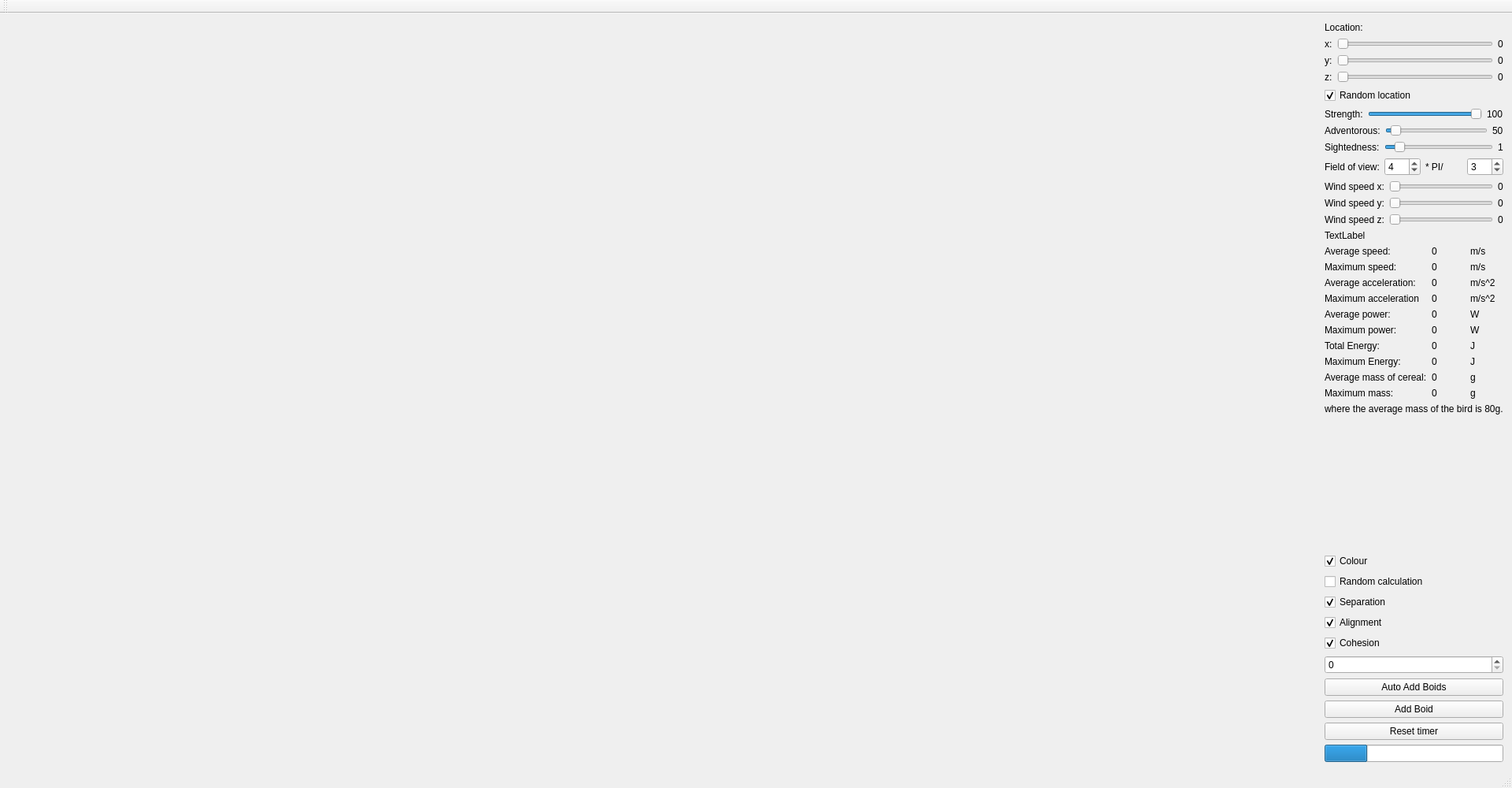
<?xml version="1.0" encoding="UTF-8"?>
<ui version="4.0">
 <class>MainWindow</class>
 <widget class="QMainWindow" name="MainWindow">
  <property name="geometry">
   <rect>
    <x>0</x>
    <y>0</y>
    <width>1920</width>
    <height>1000</height>
   </rect>
  </property>
  <property name="windowTitle">
   <string>MainWindow</string>
  </property>
  <widget class="QWidget" name="centralWidget">
   <layout class="QHBoxLayout" name="horizontalLayout_8">
    <item>
     <widget class="Flock" name="glwidget" native="true">
      <property name="sizePolicy">
       <sizepolicy hsizetype="Expanding" vsizetype="Preferred">
        <horstretch>2</horstretch>
        <verstretch>0</verstretch>
       </sizepolicy>
      </property>
     </widget>
    </item>
    <item>
     <layout class="QVBoxLayout" name="verticalLayout_2">
      <item>
       <layout class="QVBoxLayout" name="verticalLayout">
        <item>
         <widget class="QLabel" name="Location">
          <property name="text">
           <string>Location:</string>
          </property>
         </widget>
        </item>
        <item>
         <layout class="QHBoxLayout" name="horizontalLayout">
          <item>
           <widget class="QLabel" name="x">
            <property name="text">
             <string>x:</string>
            </property>
           </widget>
          </item>
          <item>
           <widget class="QSlider" name="xloc">
            <property name="orientation">
             <enum>Qt::Horizontal</enum>
            </property>
           </widget>
          </item>
          <item>
           <widget class="QLabel" name="xlabel">
            <property name="text">
             <string>0</string>
            </property>
           </widget>
          </item>
         </layout>
        </item>
        <item>
         <layout class="QHBoxLayout" name="horizontalLayout_2">
          <item>
           <widget class="QLabel" name="y">
            <property name="text">
             <string>y:</string>
            </property>
           </widget>
          </item>
          <item>
           <widget class="QSlider" name="yloc">
            <property name="orientation">
             <enum>Qt::Horizontal</enum>
            </property>
           </widget>
          </item>
          <item>
           <widget class="QLabel" name="ylabel">
            <property name="text">
             <string>0</string>
            </property>
           </widget>
          </item>
         </layout>
        </item>
        <item>
         <layout class="QHBoxLayout" name="horizontalLayout_3">
          <item>
           <widget class="QLabel" name="z">
            <property name="text">
             <string>z:</string>
            </property>
           </widget>
          </item>
          <item>
           <widget class="QSlider" name="zloc">
            <property name="orientation">
             <enum>Qt::Horizontal</enum>
            </property>
           </widget>
          </item>
          <item>
           <widget class="QLabel" name="zlabel">
            <property name="text">
             <string>0</string>
            </property>
           </widget>
          </item>
         </layout>
        </item>
        <item>
         <widget class="QCheckBox" name="checkBox_3">
          <property name="text">
           <string>Random location</string>
          </property>
          <property name="checked">
           <bool>true</bool>
          </property>
         </widget>
        </item>
        <item>
         <layout class="QHBoxLayout" name="horizontalLayout_4">
          <item>
           <widget class="QLabel" name="Strength">
            <property name="text">
             <string>Strength:</string>
            </property>
           </widget>
          </item>
          <item>
           <widget class="QSlider" name="strength">
            <property name="maximum">
             <number>100</number>
            </property>
            <property name="value">
             <number>100</number>
            </property>
            <property name="orientation">
             <enum>Qt::Horizontal</enum>
            </property>
           </widget>
          </item>
          <item>
           <widget class="QLabel" name="strengthlabel">
            <property name="text">
             <string>100</string>
            </property>
           </widget>
          </item>
         </layout>
        </item>
        <item>
         <layout class="QHBoxLayout" name="horizontalLayout_5">
          <item>
           <widget class="QLabel" name="Adventorous">
            <property name="text">
             <string>Adventorous:</string>
            </property>
           </widget>
          </item>
          <item>
           <widget class="QSlider" name="adventorous">
            <property name="maximum">
             <number>1000</number>
            </property>
            <property name="value">
             <number>50</number>
            </property>
            <property name="orientation">
             <enum>Qt::Horizontal</enum>
            </property>
           </widget>
          </item>
          <item>
           <widget class="QLabel" name="advlabel">
            <property name="text">
             <string>50</string>
            </property>
           </widget>
          </item>
         </layout>
        </item>
        <item>
         <layout class="QHBoxLayout" name="horizontalLayout_6">
          <item>
           <widget class="QLabel" name="Signtedness">
            <property name="text">
             <string>Sightedness:</string>
            </property>
           </widget>
          </item>
          <item>
           <widget class="QSlider" name="sightedness">
            <property name="maximum">
             <number>100</number>
            </property>
            <property name="value">
             <number>10</number>
            </property>
            <property name="orientation">
             <enum>Qt::Horizontal</enum>
            </property>
           </widget>
          </item>
          <item>
           <widget class="QLabel" name="sightlabel">
            <property name="text">
             <string>1</string>
            </property>
           </widget>
          </item>
         </layout>
        </item>
        <item>
         <layout class="QHBoxLayout" name="horizontalLayout_7">
          <item>
           <widget class="QLabel" name="Fov">
            <property name="text">
             <string>Field of view:</string>
            </property>
           </widget>
          </item>
          <item>
           <widget class="QSpinBox" name="fova">
            <property name="value">
             <number>4</number>
            </property>
           </widget>
          </item>
          <item>
           <widget class="QLabel" name="fovlabel">
            <property name="text">
             <string>* PI/</string>
            </property>
           </widget>
          </item>
          <item>
           <widget class="QSpinBox" name="fovb">
            <property name="value">
             <number>3</number>
            </property>
           </widget>
          </item>
         </layout>
        </item>
        <item>
         <layout class="QVBoxLayout" name="verticalLayout_4">
          <item>
           <layout class="QHBoxLayout" name="horizontalLayout_10">
            <item>
             <widget class="QLabel" name="label_5">
              <property name="text">
               <string>Wind speed x:</string>
              </property>
             </widget>
            </item>
            <item>
             <widget class="QSlider" name="horizontalSlider">
              <property name="orientation">
               <enum>Qt::Horizontal</enum>
              </property>
             </widget>
            </item>
            <item>
             <widget class="QLabel" name="label_11">
              <property name="text">
               <string>0</string>
              </property>
             </widget>
            </item>
           </layout>
          </item>
          <item>
           <layout class="QHBoxLayout" name="horizontalLayout_11">
            <item>
             <widget class="QLabel" name="label_22">
              <property name="text">
               <string>Wind speed y:</string>
              </property>
             </widget>
            </item>
            <item>
             <widget class="QSlider" name="horizontalSlider_2">
              <property name="orientation">
               <enum>Qt::Horizontal</enum>
              </property>
             </widget>
            </item>
            <item>
             <widget class="QLabel" name="label_25">
              <property name="text">
               <string>0</string>
              </property>
             </widget>
            </item>
           </layout>
          </item>
          <item>
           <layout class="QHBoxLayout" name="horizontalLayout_12">
            <item>
             <widget class="QLabel" name="label_27">
              <property name="text">
               <string>Wind speed z:</string>
              </property>
             </widget>
            </item>
            <item>
             <widget class="QSlider" name="horizontalSlider_3">
              <property name="orientation">
               <enum>Qt::Horizontal</enum>
              </property>
             </widget>
            </item>
            <item>
             <widget class="QLabel" name="label_28">
              <property name="text">
               <string>0</string>
              </property>
             </widget>
            </item>
           </layout>
          </item>
         </layout>
        </item>
       </layout>
      </item>
      <item>
       <layout class="QHBoxLayout" name="horizontalLayout_9"/>
      </item>
      <item>
       <widget class="QLabel" name="label">
        <property name="text">
         <string>TextLabel</string>
        </property>
        <property name="wordWrap">
         <bool>true</bool>
        </property>
       </widget>
      </item>
      <item>
       <layout class="QVBoxLayout" name="verticalLayout_3">
        <item>
         <layout class="QGridLayout" name="gridLayout">
          <item row="0" column="0">
           <widget class="QLabel" name="label_3">
            <property name="text">
             <string>Average speed:</string>
            </property>
           </widget>
          </item>
          <item row="0" column="1">
           <widget class="QLabel" name="avgspeed">
            <property name="text">
             <string>0</string>
            </property>
           </widget>
          </item>
          <item row="0" column="2">
           <widget class="QLabel" name="label_7">
            <property name="text">
             <string>m/s</string>
            </property>
           </widget>
          </item>
          <item row="1" column="0">
           <widget class="QLabel" name="label_9">
            <property name="text">
             <string>Maximum speed:</string>
            </property>
           </widget>
          </item>
          <item row="1" column="1">
           <widget class="QLabel" name="maxspeed">
            <property name="text">
             <string>0</string>
            </property>
           </widget>
          </item>
          <item row="1" column="2">
           <widget class="QLabel" name="label_13">
            <property name="text">
             <string>m/s</string>
            </property>
           </widget>
          </item>
          <item row="2" column="0">
           <widget class="QLabel" name="label_21">
            <property name="text">
             <string>Average acceleration:</string>
            </property>
           </widget>
          </item>
          <item row="2" column="1">
           <widget class="QLabel" name="avgacc">
            <property name="text">
             <string>0</string>
            </property>
           </widget>
          </item>
          <item row="2" column="2">
           <widget class="QLabel" name="label_23">
            <property name="text">
             <string>m/s^2</string>
            </property>
           </widget>
          </item>
          <item row="3" column="0">
           <widget class="QLabel" name="label_24">
            <property name="text">
             <string>Maximum acceleration</string>
            </property>
           </widget>
          </item>
          <item row="3" column="1">
           <widget class="QLabel" name="maxacc">
            <property name="text">
             <string>0</string>
            </property>
           </widget>
          </item>
          <item row="3" column="2">
           <widget class="QLabel" name="label_26">
            <property name="text">
             <string>m/s^2</string>
            </property>
           </widget>
          </item>
          <item row="4" column="0">
           <widget class="QLabel" name="label_2">
            <property name="text">
             <string>Average power:</string>
            </property>
           </widget>
          </item>
          <item row="4" column="1">
           <widget class="QLabel" name="avgpow">
            <property name="text">
             <string>0</string>
            </property>
           </widget>
          </item>
          <item row="4" column="2">
           <widget class="QLabel" name="label_15">
            <property name="text">
             <string>W</string>
            </property>
           </widget>
          </item>
          <item row="5" column="0">
           <widget class="QLabel" name="label_4">
            <property name="text">
             <string>Maximum power:</string>
            </property>
           </widget>
          </item>
          <item row="5" column="1">
           <widget class="QLabel" name="maxpow">
            <property name="text">
             <string>0</string>
            </property>
           </widget>
          </item>
          <item row="5" column="2">
           <widget class="QLabel" name="label_16">
            <property name="text">
             <string>W</string>
            </property>
           </widget>
          </item>
          <item row="6" column="0">
           <widget class="QLabel" name="label_6">
            <property name="text">
             <string>Total Energy:</string>
            </property>
           </widget>
          </item>
          <item row="6" column="1">
           <widget class="QLabel" name="totenergy">
            <property name="text">
             <string>0</string>
            </property>
           </widget>
          </item>
          <item row="6" column="2">
           <widget class="QLabel" name="label_17">
            <property name="text">
             <string>J</string>
            </property>
           </widget>
          </item>
          <item row="7" column="0">
           <widget class="QLabel" name="label_8">
            <property name="text">
             <string>Maximum Energy:</string>
            </property>
           </widget>
          </item>
          <item row="7" column="1">
           <widget class="QLabel" name="maxenergy">
            <property name="text">
             <string>0</string>
            </property>
           </widget>
          </item>
          <item row="7" column="2">
           <widget class="QLabel" name="label_18">
            <property name="text">
             <string>J</string>
            </property>
           </widget>
          </item>
          <item row="8" column="0">
           <widget class="QLabel" name="label_10">
            <property name="text">
             <string>Average mass of cereal:</string>
            </property>
           </widget>
          </item>
          <item row="8" column="1">
           <widget class="QLabel" name="avgmass">
            <property name="text">
             <string>0</string>
            </property>
           </widget>
          </item>
          <item row="8" column="2">
           <widget class="QLabel" name="label_19">
            <property name="text">
             <string>g</string>
            </property>
           </widget>
          </item>
          <item row="9" column="0">
           <widget class="QLabel" name="label_12">
            <property name="text">
             <string>Maximum mass:</string>
            </property>
           </widget>
          </item>
          <item row="9" column="1">
           <widget class="QLabel" name="maxmass">
            <property name="text">
             <string>0</string>
            </property>
           </widget>
          </item>
          <item row="9" column="2">
           <widget class="QLabel" name="label_20">
            <property name="text">
             <string>g</string>
            </property>
           </widget>
          </item>
         </layout>
        </item>
        <item>
         <widget class="QLabel" name="label_14">
          <property name="text">
           <string>where the average mass of the bird is 80g.</string>
          </property>
         </widget>
        </item>
       </layout>
      </item>
      <item>
       <spacer name="verticalSpacer">
        <property name="orientation">
         <enum>Qt::Vertical</enum>
        </property>
        <property name="sizeHint" stdset="0">
         <size>
          <width>20</width>
          <height>40</height>
         </size>
        </property>
       </spacer>
      </item>
      <item>
       <widget class="QCheckBox" name="checkBox_2">
        <property name="text">
         <string>Colour</string>
        </property>
        <property name="checked">
         <bool>true</bool>
        </property>
       </widget>
      </item>
      <item>
       <widget class="QCheckBox" name="checkBox">
        <property name="text">
         <string>Random calculation</string>
        </property>
       </widget>
      </item>
      <item>
       <widget class="QCheckBox" name="sep">
        <property name="text">
         <string>Separation</string>
        </property>
        <property name="checked">
         <bool>true</bool>
        </property>
       </widget>
      </item>
      <item>
       <widget class="QCheckBox" name="align">
        <property name="text">
         <string>Alignment</string>
        </property>
        <property name="checked">
         <bool>true</bool>
        </property>
       </widget>
      </item>
      <item>
       <widget class="QCheckBox" name="coh">
        <property name="text">
         <string>Cohesion</string>
        </property>
        <property name="checked">
         <bool>true</bool>
        </property>
       </widget>
      </item>
      <item>
       <widget class="QSpinBox" name="spinBox">
        <property name="maximum">
         <number>400</number>
        </property>
       </widget>
      </item>
      <item>
       <widget class="QPushButton" name="pushButton">
        <property name="text">
         <string>Auto Add Boids</string>
        </property>
       </widget>
      </item>
      <item>
       <widget class="QPushButton" name="AddBoid">
        <property name="text">
         <string>Add Boid</string>
        </property>
       </widget>
      </item>
      <item>
       <widget class="QPushButton" name="reset_timer">
        <property name="text">
         <string>Reset timer</string>
        </property>
       </widget>
      </item>
      <item>
       <widget class="QProgressBar" name="progressBar">
        <property name="value">
         <number>24</number>
        </property>
        <property name="textVisible">
         <bool>false</bool>
        </property>
        <property name="format">
         <string/>
        </property>
       </widget>
      </item>
     </layout>
    </item>
   </layout>
  </widget>
  <widget class="QMenuBar" name="menuBar">
   <property name="geometry">
    <rect>
     <x>0</x>
     <y>0</y>
     <width>1920</width>
     <height>26</height>
    </rect>
   </property>
  </widget>
  <widget class="QToolBar" name="mainToolBar">
   <attribute name="toolBarArea">
    <enum>TopToolBarArea</enum>
   </attribute>
   <attribute name="toolBarBreak">
    <bool>false</bool>
   </attribute>
  </widget>
  <widget class="QStatusBar" name="statusBar"/>
 </widget>
 <layoutdefault spacing="6" margin="11"/>
 <customwidgets>
  <customwidget>
   <class>Flock</class>
   <extends>QWidget</extends>
   <header location="global">flock.h</header>
   <container>1</container>
  </customwidget>
 </customwidgets>
 <resources/>
 <connections>
  <connection>
   <sender>strength</sender>
   <signal>valueChanged(int)</signal>
   <receiver>strengthlabel</receiver>
   <slot>setNum(int)</slot>
   <hints>
    <hint type="sourcelabel">
     <x>1877</x>
     <y>218</y>
    </hint>
    <hint type="destinationlabel">
     <x>1905</x>
     <y>218</y>
    </hint>
   </hints>
  </connection>
  <connection>
   <sender>sightedness</sender>
   <signal>valueChanged(int)</signal>
   <receiver>sightlabel</receiver>
   <slot>setNum(int)</slot>
   <hints>
    <hint type="sourcelabel">
     <x>1891</x>
     <y>280</y>
    </hint>
    <hint type="destinationlabel">
     <x>1905</x>
     <y>280</y>
    </hint>
   </hints>
  </connection>
  <connection>
   <sender>adventorous</sender>
   <signal>valueChanged(int)</signal>
   <receiver>advlabel</receiver>
   <slot>setNum(int)</slot>
   <hints>
    <hint type="sourcelabel">
     <x>1884</x>
     <y>249</y>
    </hint>
    <hint type="destinationlabel">
     <x>1905</x>
     <y>249</y>
    </hint>
   </hints>
  </connection>
  <connection>
   <sender>xloc</sender>
   <signal>valueChanged(int)</signal>
   <receiver>xlabel</receiver>
   <slot>setNum(int)</slot>
   <hints>
    <hint type="sourcelabel">
     <x>1891</x>
     <y>98</y>
    </hint>
    <hint type="destinationlabel">
     <x>1905</x>
     <y>98</y>
    </hint>
   </hints>
  </connection>
  <connection>
   <sender>zloc</sender>
   <signal>valueChanged(int)</signal>
   <receiver>zlabel</receiver>
   <slot>setNum(int)</slot>
   <hints>
    <hint type="sourcelabel">
     <x>1891</x>
     <y>160</y>
    </hint>
    <hint type="destinationlabel">
     <x>1905</x>
     <y>160</y>
    </hint>
   </hints>
  </connection>
  <connection>
   <sender>yloc</sender>
   <signal>valueChanged(int)</signal>
   <receiver>ylabel</receiver>
   <slot>setNum(int)</slot>
   <hints>
    <hint type="sourcelabel">
     <x>1891</x>
     <y>129</y>
    </hint>
    <hint type="destinationlabel">
     <x>1905</x>
     <y>129</y>
    </hint>
   </hints>
  </connection>
  <connection>
   <sender>horizontalSlider_2</sender>
   <signal>valueChanged(int)</signal>
   <receiver>label_25</receiver>
   <slot>setNum(int)</slot>
   <hints>
    <hint type="sourcelabel">
     <x>1864</x>
     <y>341</y>
    </hint>
    <hint type="destinationlabel">
     <x>1903</x>
     <y>346</y>
    </hint>
   </hints>
  </connection>
  <connection>
   <sender>horizontalSlider_3</sender>
   <signal>valueChanged(int)</signal>
   <receiver>label_28</receiver>
   <slot>setNum(int)</slot>
   <hints>
    <hint type="sourcelabel">
     <x>1822</x>
     <y>361</y>
    </hint>
    <hint type="destinationlabel">
     <x>1899</x>
     <y>361</y>
    </hint>
   </hints>
  </connection>
  <connection>
   <sender>horizontalSlider</sender>
   <signal>valueChanged(int)</signal>
   <receiver>label_11</receiver>
   <slot>setNum(int)</slot>
   <hints>
    <hint type="sourcelabel">
     <x>1829</x>
     <y>322</y>
    </hint>
    <hint type="destinationlabel">
     <x>1902</x>
     <y>327</y>
    </hint>
   </hints>
  </connection>
 </connections>
</ui>
